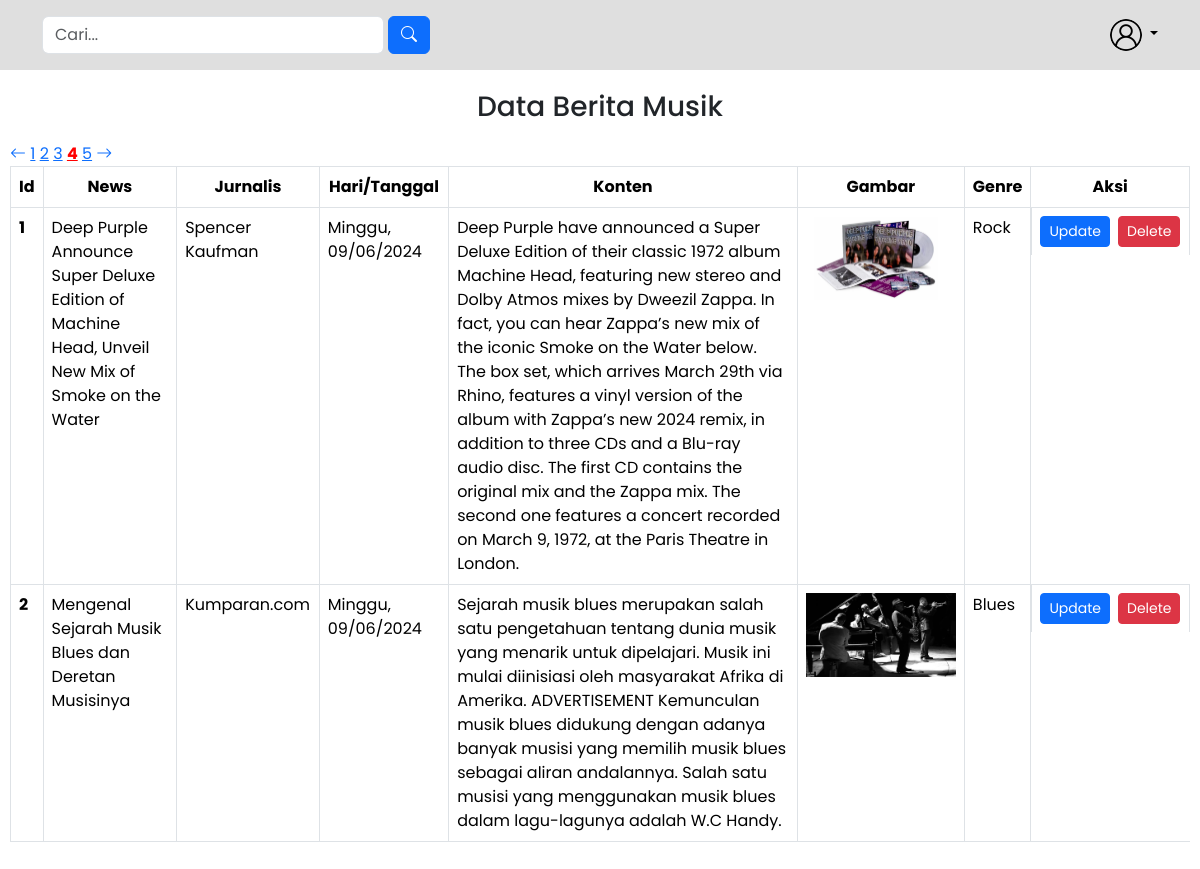
/admin.php?halaman=4 (signed in), run on the app's committed database.
### tables this page shows
CREATE TABLE `musik_news` (
  `id_musik` int NOT NULL,
  `judul_news` varchar(100) NOT NULL,
  `jurnalis` varchar(100) NOT NULL,
  `hari_tanggal` varchar(50) NOT NULL,
  `konten_news` text NOT NULL,
  `gambar` varchar(100) NOT NULL,
  `id_penyanyi` int NOT NULL
);

CREATE TABLE `penyanyi` (
  `id_penyanyi` int NOT NULL,
  `genre` varchar(50) NOT NULL
);

### functions.php (called while the page is built, shortened)
<?php
$koneksi = mysqli_connect("localhost", "root", "", "pw2024_tubes_233040116");
function query($query) {
    global $koneksi;
    $result = mysqli_query($koneksi, $query);
    $rows = [];
    while ($row = mysqli_fetch_assoc($result)) {
        $rows[] = $row;
    }
    return $rows;
}
?>

### admin.php (the view, shortened to what this page needs)
<?php
require 'functions.php';
$jumlahDataPerHalaman = 2;
$jumlahdata = count(query("SELECT * FROM musik_news"));
$jumlahHalaman = ceil($jumlahdata / $jumlahDataPerHalaman);
$halamanAktif = (isset($_GET['halaman'])) ? $_GET['halaman'] : 1;
$awalData = ($jumlahDataPerHalaman * $halamanAktif) - $jumlahDataPerHalaman;
$musik = query("SELECT * FROM musik_news, penyanyi WHERE musik_news.id_penyanyi = penyanyi.id_penyanyi  LIMIT $awalData, $jumlahDataPerHalaman");
?>
<!DOCTYPE html>
<html lang="en">
<head>
    <link rel="stylesheet" href="css/admin.css">
    <link rel="stylesheet" href="https://cdn.jsdelivr.net/npm/bootstrap-icons@1.11.3/font/bootstrap-icons.min.css">
    <link href="https://cdn.jsdelivr.net/npm/bootstrap@5.3.3/dist/css/bootstrap.min.css" rel="stylesheet">
</head>
<body>
    <header>
        <nav class="p-3 mb-3">
            <div class="container">
                <div class="d-flex flex-wrap align-items-center justify-content-lg-between">
                    <form action="" class="d-flex" role="search" id="search" method="POST">
                        <input type="text" name="keyword" class="form-control me-1" placeholder="Cari..." aria-label="Cari" autocomplete="off" autofocus>
                        <button type="submit" class="btn btn-primary" name="cari"><i class="bi bi-search"></i></button>
                    </form>
                    <div class="dropdown text-end">
                        <a href="#" class="d-block link-body-emphasis text-decoration-none dropdown-toggle" data-bs-toggle="dropdown" aria-expanded="false">
                            <img src="assets/img/login.png" alt="mdo" width="32" height="32" class="rounded-circle">
                        </a>
                    </div>
                </div>
            </div>
        </nav>
    </header>
    <div class="tabel">
        <div class="judul">
            <h3>Data Berita Musik</h3>
        </div>
        <?php if($halamanAktif > 1) : ?>
            <a href="?halaman=<?= $halamanAktif - 1; ?>"><i class="bi bi-arrow-left"></i></a>
        <?php endif;?>
        <?php for($i = 1; $i <= $jumlahHalaman; $i++):?>
            <?php if($i == $halamanAktif) :?>
                <a href="?halaman=<?= $i; ?>" style="font-weight: bold; color: red;"><?= $i; ?></a>
            <?php else :?>
                <a href="?halaman=<?= $i; ?>"><?= $i; ?></a>
            <?php endif?>
        <?php endfor; ?>
        <?php if($halamanAktif < $jumlahHalaman) : ?>
            <a href="?halaman=<?= $halamanAktif + 1; ?> "><i class="bi bi-arrow-right"></i></a>
        <?php endif;?>
        <table class="table table-bordered">
            <tr class="text-center">
                <th>Id</th>
                <th>News</th>
                <th>Jurnalis</th>
                <th>Hari/Tanggal</th>
                <th>Konten</th>
                <th>Gambar</th>
                <th>Genre</th>
                <th>Aksi</th>
            </tr>
            <?php $i = 1; ?>
            <?php foreach($musik as $msk) : ?>
            <tr>
                <th><?= $i; ?></th>
                <td><?= $msk ['judul_news']; ?></td>
                <td><?= $msk ['jurnalis']; ?></td>
                <td><?= $msk ['hari_tanggal']; ?></td>
                <td><?= $msk ['konten_news']; ?></td>
                <td><img src="img/<?= $msk ['gambar']; ?>" alt="" width="150px"></td>
                <td><?= $msk ['genre']; ?></td>
                <td class="d-grid gap-2 d-md-flex">
                    <a href="ubah.php?id_musik=<?= $msk['id_musik'];?>" class="btn btn-primary btn-sm ">Update</a>
                    <a href="delete.php?id_musik=<?= $msk['id_musik'];?>" onclick="return confirm('apakah anda yakin ingin menghapus data?');" class="btn btn-danger btn-sm">Delete</a>
                </td>
            </tr>
            <?php $i++; ?>
            <?php endforeach; ?>
        </table>
    </div>
</body>
</html>

### css/admin.css (style rules this page uses)
* { margin: 0; padding: 0; box-sizing: border-box; font-family: 'Poppins',sans-serif; }
nav { position: fixed; top: 0; left: 0; width: 100%; padding: 20px 10%; background: #dfdfdf; }
.tabel { padding: 80px 10px; }
.judul { padding: 10px; text-align: center; }

### data on the page
musik_news: judul_news "Deep Purple Announce Super Deluxe Edition of Machine Head, Unveil New Mix of Smoke on the Water", jurnalis "Spencer Kaufman", hari_tanggal "Minggu, 09/06/2024", konten_news "Deep Purple have announced a Super Deluxe Edition of their classic 1972 album Machine Head, featuring new stereo and Dolby Atmos mixes by Dweezil Zappa. In fact, you can hear Zappa’s new mix of the iconic Smoke on the Water below. The box set, which arrives March 29th via Rhino, features a vinyl version of the album with Zappa’s new 2024 remix, in addition to three CDs and a Blu-ray audio disc. The first CD contains the original mix and the Zappa mix. The second one features a concert recorded on March 9, 1972, at the Paris Theatre in London.", gambar (picture), id_penyanyi.genre "Rock"
musik_news: judul_news "Mengenal Sejarah Musik Blues dan Deretan Musisinya", jurnalis "Kumparan.com", hari_tanggal "Minggu, 09/06/2024", konten_news "Sejarah musik blues merupakan salah satu pengetahuan tentang dunia musik yang menarik untuk dipelajari. Musik ini mulai diinisiasi oleh masyarakat Afrika di Amerika. ADVERTISEMENT Kemunculan musik blues didukung dengan adanya banyak musisi yang memilih musik blues sebagai aliran andalannya. Salah satu musisi yang menggunakan musik blues dalam lagu-lagunya adalah W.C Handy.", gambar (picture), id_penyanyi.genre "Blues"
